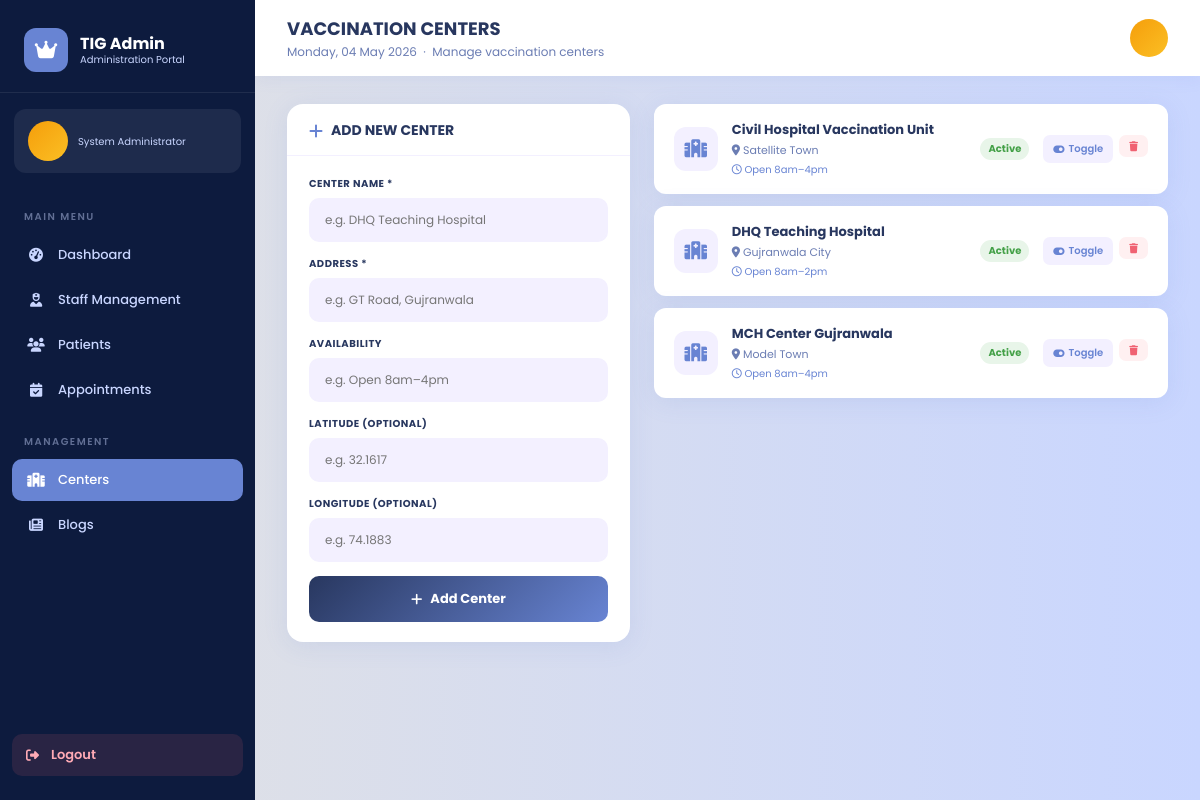
Page /admin-panel/centers/ (signed in) on the committed database.
### Core/models.py (models this page shows, shortened)
class VaccinationCenter(models.Model):
    name         = models.CharField(max_length=200)
    address      = models.CharField(max_length=300)
    latitude     = models.DecimalField(max_digits=9, decimal_places=6, null=True, blank=True)
    longitude    = models.DecimalField(max_digits=9, decimal_places=6, null=True, blank=True)
    availability = models.CharField(max_length=100, default="Open 8am–4pm")
    is_active    = models.BooleanField(default=True)

### AdminPanel/views.py (the view)
    def wrapper(request, *args, **kwargs):
        if not request.user.is_authenticated:
            return redirect('admin-login')
        try:
            request.user.admin_profile
        except AdminProfile.DoesNotExist:
            messages.error(request, 'You do not have admin access.')
            return redirect('admin-login')
        return view_func(request, *args, **kwargs)

### AdminPanel/views.py (called while the page is built, shortened)
def admin_required(view_func):
    def wrapper(request, *args, **kwargs):
        if not request.user.is_authenticated:
            return redirect('admin-login')
        try:
            request.user.admin_profile
        except AdminProfile.DoesNotExist:
            messages.error(request, 'You do not have admin access.')
            return redirect('admin-login')
        return view_func(request, *args, **kwargs)
    wrapper.__name__ = view_func.__name__
    return wrapper

@admin_required
def AdminCenters(request):
    today   = date.today().strftime("%A, %d %B %Y")
    centers = VaccinationCenter.objects.all().order_by('name')
    return render(request, 'adminpanel/admin_centers.html', {
        'today':   today,
        'centers': centers,
    })

### AdminPanel/templates/adminpanel/admin_centers.html (shortened to what this page needs)
<!DOCTYPE html>
<html lang="en">
<head>
    {% load static %}
    <link rel="stylesheet" href="https://cdnjs.cloudflare.com/ajax/libs/font-awesome/6.5.0/css/all.min.css"/>
</head>
<body>
<aside class="sidebar">
    <div class="sidebar-logo"><div class="logo-icon"><i class="fa-solid fa-crown"></i></div><div class="logo-text">TIG Admin <span>Administration Portal</span></div></div>
    <div class="sidebar-user"><div class="s-avatar"></div><div><div class="s-role">System Administrator</div></div></div>
    <nav class="sidebar-nav">
        <div class="nav-label">Main Menu</div>
        <a class="nav-item" href="{% url 'admin-dashboard' %}"><i class="fa-solid fa-gauge-high"></i> Dashboard</a>
        <a class="nav-item" href="{% url 'admin-staff' %}"><i class="fa-solid fa-user-nurse"></i> Staff Management</a>
        <a class="nav-item" href="{% url 'admin-users' %}"><i class="fa-solid fa-users"></i> Patients</a>
        <a class="nav-item" href="{% url 'admin-appointments' %}"><i class="fa-solid fa-calendar-check"></i> Appointments</a>
        <div class="nav-label" style="margin-top:8px">Management</div>
        <a class="nav-item active" href="{% url 'admin-centers' %}"><i class="fa-solid fa-hospital"></i> Centers</a>
        <a class="nav-item" href="{% url 'admin-blogs' %}"><i class="fa-solid fa-newspaper"></i> Blogs</a>
    </nav>
    <div class="sidebar-footer"><a class="logout-btn" href="{% url 'admin-logout' %}"><i class="fa-solid fa-right-from-bracket"></i> Logout</a></div>
</aside>
<div class="main">
    <header class="topbar">
        <div><h2>Vaccination Centers</h2><p>{{ today }} &nbsp;&middot;&nbsp; Manage vaccination centers</p></div>
        <div style="width:38px;height:38px;border-radius:50%;background:linear-gradient(135deg,#f59e0b,#fbbf24);display:flex;align-items:center;justify-content:center;font-size:15px;color:white;font-weight:700;">{{ request.user.first_name|first|upper }}</div>
    </header>
    <div class="content">
        <div class="page-grid">
            <div class="form-card">
                <div class="card-header"><i class="fa-solid fa-plus"></i><h3>Add New Center</h3></div>
                <div class="form-body">
                    <form method="POST">
                        <div class="field"><label>Center Name *</label><input type="text" name="name" placeholder="e.g. DHQ Teaching Hospital" required></div>
                        <div class="field"><label>Address *</label><input type="text" name="address" placeholder="e.g. GT Road, Gujranwala" required></div>
                        <div class="field"><label>Availability</label><input type="text" name="availability" placeholder="e.g. Open 8am–4pm"></div>
                        <div class="field"><label>Latitude (optional)</label><input type="text" name="latitude" placeholder="e.g. 32.1617"></div>
                        <div class="field"><label>Longitude (optional)</label><input type="text" name="longitude" placeholder="e.g. 74.1883"></div>
                        <button type="submit" class="btn-add"><i class="fa-solid fa-plus"></i> Add Center</button>
                    </form>
                </div>
            </div>
            <div>
                <div class="centers-list">
                    {% for center in centers %}
                    <div class="center-card">
                        <div class="c-icon"><i class="fa-solid fa-hospital"></i></div>
                        <div class="c-info">
                            <div class="c-name">{{ center.name }}</div>
                            <div class="c-addr"><i class="fa-solid fa-location-dot"></i> {{ center.address }}</div>
                            <div class="c-avail"><i class="fa-regular fa-clock"></i> {{ center.availability }}</div>
                        </div>
                        <span class="c-status {% if center.is_active %}active{% else %}inactive{% endif %}">
                            {% if center.is_active %}Active{% else %}Inactive{% endif %}
                        </span>
                        <div class="c-actions">
                            <form method="POST">
                                <button type="submit" class="act-btn toggle"><i class="fa-solid fa-toggle-on"></i> Toggle</button>
                            </form>
                            <form method="POST" onsubmit="return confirm('Delete {{ center.name }}?')">
                                <button type="submit" class="act-btn del"><i class="fa-solid fa-trash"></i></button>
                            </form>
                        </div>
                    </div>
                    {% empty %}
                    <div style="text-align:center;padding:40px;color:var(--muted);background:white;border-radius:var(--radius);">
                        <i class="fa-solid fa-hospital" style="font-size:30px;opacity:0.3;display:block;margin-bottom:10px;"></i>
                        No centers added yet. Add one using the form!
                    </div>
                    {% endfor %}
                </div>
            </div>
        </div>
    </div>
</div>
</body>
</html>

### rows in the picture
VaccinationCenter: name "Civil Hospital Vaccination Unit", address "Satellite Town", availability "Open 8am–4pm", is_active "Active"
VaccinationCenter: name "DHQ Teaching Hospital", address "Gujranwala City", availability "Open 8am–2pm", is_active "Active"
VaccinationCenter: name "MCH Center Gujranwala", address "Model Town", availability "Open 8am–4pm", is_active "Active"
